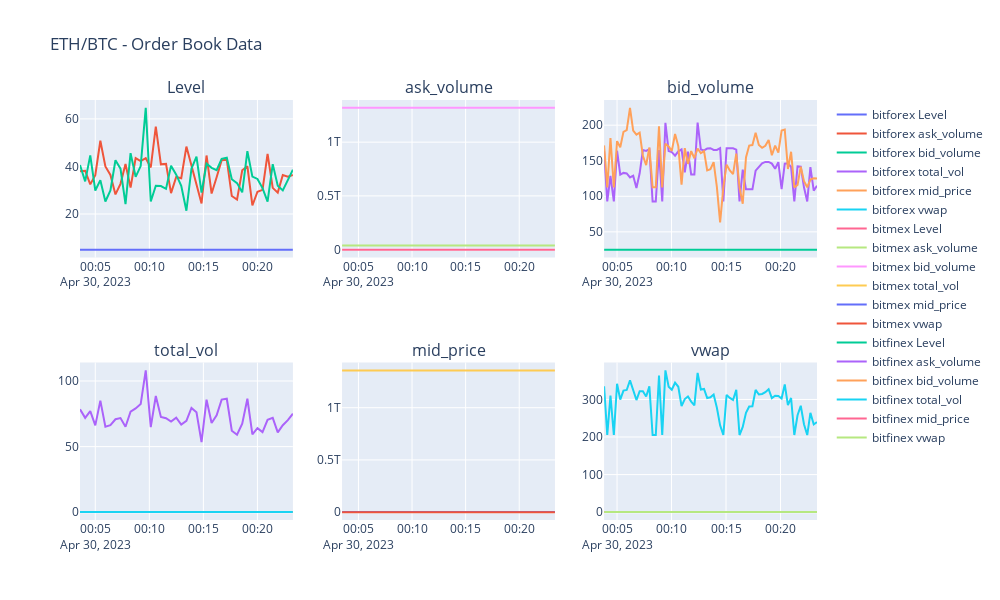

The notebook cell this image was saved under:
### Code cell
graficas(ETH_BTC.drop(['close_price','spread','effective_spread'],axis=1),'ETH/BTC')
